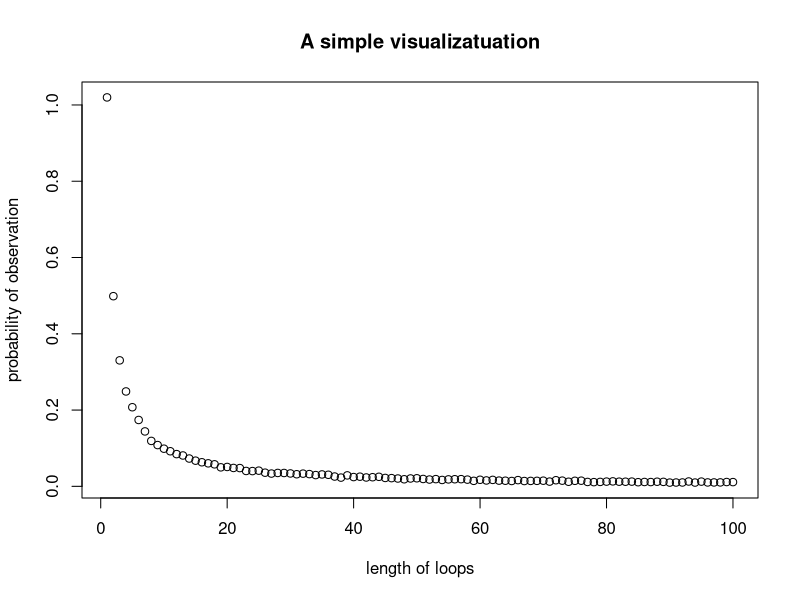

Recreate this plot in R.
## Statistical Programming, Practical 2
## Github repo: https://github.com/ElliotLeishman/Group_Assignment_2.git
## Christos Giannikos (s2436019), Elliot Leishman (s1808740), 
## Patrick Renaud (s2462989)
## Christos Giannikos (Pall Function, formatted the graph)
## Elliot Leishman (Pone, Box_Choice and check functions & commenting up to Pall)
## Patrick Renaud (Dloops Function and comments, value of final probability)


## We have 2n prisoners’ numbered between 1 and 2n. Each prisoner enters a room 
## filled with 2n boxes, each boxes in turn has a number between 1 and 2n inside 
## it. Each prisoner gets to choose n boxes, if every prisoner chooses a box 
## containing their own number all prisoners go free. In this assignment we 
## investigate the effect different strategies for picking the boxes has on the 
## probability that the prisoners all go free. 
## Specifically, we investigate the following three strategies:
## 1: Each prisoner starts with the box corresponding to their number, eg. The 
## first prisoner will open the first box. If the number inside this box is the 
## prisoners’ number then the prisoner has found their number. If it isn’t they 
## move to the box corresponding to that number. This is repeated until the 
## prisoner has selected n boxes.
## 2: Exactly the same as strategy 1 but each prisoner starts with a random box.
## 3: Each prisoner chooses n boxes at random.

##General Outline: 
## We define a function called Box_Choice which returns the box choices a 
## prisoner will make depending on the strategy they have chosen. Next, we 
## define a check function which simply checks if a vector contains a specific 
## determined element. We then define a function Pone which determines the 
## probability an individual prisoner will find their number given a strategy. 
## Function Pall then determines the probability that all prisoners go free. 
## Finally, we define a function dloops to investigate the presence of
## loops in a random shuffling of boxes and then find the probability of each
## loop length 1:2n occurring at least once per shuffling.



Box_Choice <- function(n, k, box_values, strategy){
  ## This function will be called when we need a selection of boxes as chosen 
  ## by either strategy 1, 2 or 3. Its inputs are:
  ##    n - The number of boxes to be chosen,
  ##    k - The number of specific prisoner,
  ##    box_values - The number inside each box (to be generated before function
  ##    is called),
  ##    strategy - Determines which strategy we should use out of 1,2 or 3.
  ## The function outputs a vector, named choice, of n numbers between 1 and 2n 
  ## inclusive which have been chosen by following the indicated strategy.
  
  choice <- array(0, c(n)) ## Intialise choice vector
  if (strategy == 1){ ## Strategy 1
    choice[1] <- box_values[k] ## Sets first element as the number in box k.
    for (i in 2:n){
      choice[i] <- box_values[choice[i-1]]
    }
  }
  if (strategy == 2){
    random <- sample(1:(2*n), 1, replace = FALSE) ## Selects the random number
    ## to start from.
    choice[1] <- box_values[random]
    for (i in 2:n){
      choice[i] <- box_values[choice[i-1]]
    }
  }
  if (strategy == 3){
    choice <- sample(1:(2*n),n, replace = FALSE) ## Generates n random integers 
    ## between 1 and 2n.
  }
  return(choice)
}

check <- function(k, a){
  ## Function checks if a number k is in a vector a if so it returns 1 else 0.
  if (k %in% a){return(1)}
  else{return(0)}
}


Pone <- function(n, k, strategy, nreps){
  ## Function which runs a stochastic model to estimate the probability one
  ## prisoner finds their number. Its inputs are:
  ##    n - number of boxes opened by prisoner,
  ##    k - prisoner number,
  ##    strategy - strategy deployed by prisoner,
  ##    nreps - number of times we run stochastic model.
  ## It outputs a real number.
  count <- 0 ## Initialise counter
  for (i in 1:nreps){
    box_values <- sample(1:(2 * n), 2 * n, replace = FALSE) ## Generates the 
    ## numbers in each box randomly.
    count <- count + check(k, Box_Choice(n, k, box_values, strategy)) ## If the 
    ## vector returned by the Box_Choice function contains the prisoners number
    ## we add one to the counter.
  }
  return(count/nreps)
}


Pall <- function(n, strategy, nreps){
  ## Function runs a stochastic simulation to estimate the probability that all 
  ## prisoners find their number and hence are released. It has the inputs n, 
  ## strategy and nreps, which are already defined in previous functions. It
  ## returns a real number between 0 and 1.
  ## It works by first initialising a zero array of dimensions nreps x 2n. Then
  ## generating the numbers inside each box, since these numbers should be same 
  ## for all prisoners in each simulation. We then replace the entries of the
  ## array using the check and Box_Choice functions to store data on if each
  ## prisoner finds their number. We then manipulate this data to return the 
  ## probability.
  
  
  A <- array(0, c(nreps, 2 * n)) ## Set up empty array.
  for (i in 1:nreps){
    box_values <- sample(1:(2 * n), 2 * n, replace = FALSE)
    for (k in 1:(2 * n)){
      A[i,k] <- check(k, Box_Choice(n, k, box_values, strategy))
    }
  }
  x <- apply(A, 1, sum) ## Sum rows 
  x <- match(x, 2 * n)  ## Finds entries equalling 2n, these are the ones where 
  ## all prisoners find their number.
  x <- x[which(x!="NA")]## Remove NAs
  return(length(x)/ nreps)
}

## We now estimate the probability a prisoner finds their number by running the
## function Pone, for each strategy, first for n = 5. 
Pone(5, 1, 1, 1000) ;Pone(5, 1, 2, 1000);Pone(5, 1, 3, 1000)
## and then for n = 50.
Pone(50, 1, 1, 1000);Pone(50, 1, 2, 1000);Pone(50, 1, 3, 1000)
## We have set k = 1 as the choice of k is arbitrary and will not affect the 
## probabilities.

## Now we estimate the joint probability all prisoners are freed by running the
## function Pall, for each strategy, again for n = 5 and n = 50.
Pall(5, 1, 1000);Pall(5, 2, 1000);Pall(5, 3, 1000)
Pall(50, 1, 1000);Pall(50, 2, 1000);Pall(50, 3, 1000)


## The results from running the function suggest that all three strategies give 
## approximately the same chance of suggest for one prisoner. However, rather 
## surprisingly, for all the prisoners to achieve success, the first strategy is 
## much better at around 33% chance of success. We hypothesise this is due to 
## this method not being truly independent since the prisoners all start at the 
## box predetermined by their number. 

## It is worth pointing out that if strategies 2 and 3 are indeed independent as 
## the simulation would suggest, the joint probability of two prisoners being 
## set free (ie n=1) is 0.5^2 or 0.25. This is less than the probability of 100 
##prisoners being released if they follow strategy 1.



dloops <- function(n,nreps){
  ## This function simulates the probabilities that a loop of 1 to 2n length
  ## can occur within one random shuffling of boxes. It takes the inputs n 
  ## and nreps and returns an probability vector of length 2n (loop_freq). It 
  ## first initialises a zero vector of length 2n and then for 1:nreps 
  ## iterations will generate a 2n*2n empty matrix (loops) where we can store 
  ## our found loops in order to avoid counting the same loop multiple times. 
  ## It will then sample 2n values from 1:2n simulating the boxes (b). 
  ## The function will then loop over each element of our sample (b) and search 
  ## for loops within the sample. It will then store any loops found in our 
  ## 2n*2n matrix and will count the number of times a loop of each length 
  ## occurs in the (loop_freq) vector. Once the whole sample has been checked it
  ## will start again and continue until nreps have been reached. To end, the 
  ## function will then take the (loop_freq) vector and it will divide each 
  ## element by the total number of iterations which were done
  ## The function then returns us the probability vector, whose elements 
  ## represent the probability with which loops of length 1:2n occur.
  
  
  loop_freq=array(0,2*n) # Set up empty vector to count loop length frequency
  
  for (h in 1:nreps){
    loops=array(0,c(2*n,2*n)) # Set up empty vector to store loops
    b <- sample(1:(2*n), 2*n, replace = FALSE)
    
    for (j in b){
      
      if (check(b[j],loops)==0){ # Check if loop already exists in s
        loops[j,1]<-b[j]
        
        for (i in 2:(2*n)){ # Initialise recursion
          loops[j,i]<-b[loops[j,i-1]]
          
          if (loops[j,i]==b[j]){ # Check if new box is same as original box
            loop_freq[i-1]<-loop_freq[i-1]+1
            break
          }
          
          # If we reach 2n i without finding the first number again then the
          # 2nth box must conatin the number for box 1 and so we have a loop
          # of length 2n
          if (loops[j,(2*n)]!=b[j] && loops[j,(2*n)]!=0){
            loop_freq[(2*n)]<-loop_freq[(2*n)]+1
          }
        }
      }
    }
  }
  print(loop_freq)
  loop_prob<-loop_freq/nreps # Find probabilities from frequency
  return(loop_prob) # Return the probability vector
}

# Sample of probabilities for n=50 and 10000 nreps
d<-dloops(50,10000)

## Furthermore, we will try to access the probability of no loops longer than 
## n=50 appearing in a random reshuffling of cards to boxes. This probability 
## can be estimated by 1 minus the sum the estimated probabilities of observing 
## a loop of length l, l=51,52,...,100 in a random shuffling of 100 cards, i.e.
p_under_50=1-sum(d[51:100])
p_under_50

## Finally, we will try to visualize the probabilities of p-under_50 that we 
## calculated with a simple scatterplot
## First, we create a data frame with the data we desire to visualize
data = data.frame( x=1:100, y=d)

## Basic scatterplot
## We place on the x-axis the possible lengths of the loops in a random 
## shuffling of 100 cards and on the y-axis the probabilities of observing 
## loops of length l
plot(data$x, data$y,
     xlab="length of loops", ylab="probability of observation",
     main="A simple visualizatuation")



  
  
  
  
  
  









